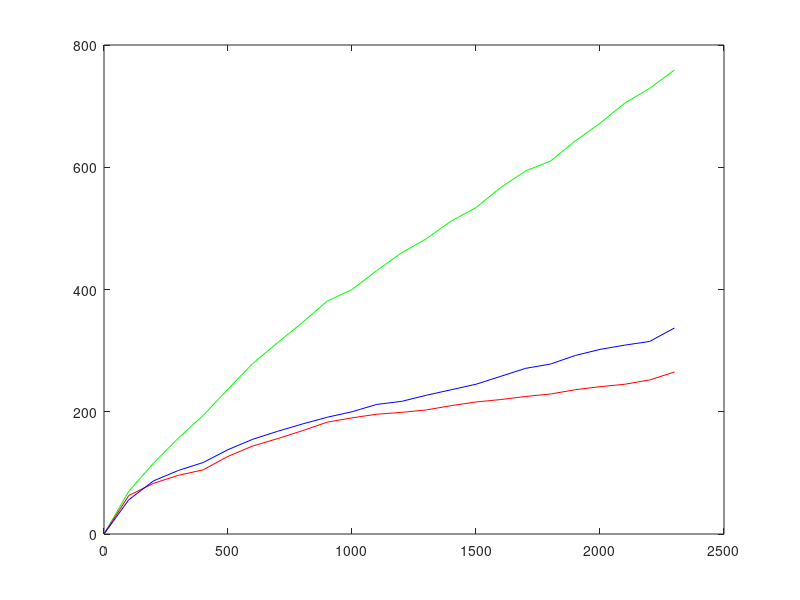

Write the MATLAB code that produced this figure. (Note: this script raises an error after producing the figure.)
% The Original Data
%pendigits
clear;clc;
T_KBPA0p = [0.0032	0.0028	0.0025	0.0022	0.0022	0.0021	0.0020	0.0022	0.0022	0.0021	0.0022	0.0022	0.0022	0.0025	0.0026	0.0024	0.0023	0.0023	0.0022	0.0024	0.0023	0.0025	0.0022	0.0022	0.0016	0.0025	0.0026	0.0026	0.0024	0.0025	0.0027	0.0026	0.0023	0.0019	0.0024	0.0024	0.0027	0.0027	0.0027	0.0028	0.0029	0.0027	0.0024	0.0028	0.0030	0.0027	0.0025	0.0028	0.0031	0.0028	0.0027	0.0029	0.0032	0.0034	0.0029	0.0032	0.0031	0.0032	0.0022	0.0027	0.0032	0.0034	0.0036	0.0037	0.0033	0.0027	0.0024	0.0031	0.0031	0.0023	0.0031	0.0030	0.0031	0.0032];
R_KBPA0p = [26.96	50.21	71.52	95.09	125.05	147.20	174.92	204.35	228.01	245.01	268.93	292.93	324.67	341.73	365.62	388.67	416.35	439.47	457.39	486.87	506.62	528.07	544.12	566.49	586.35	606.39	630.97	646.35	661.15	683.27	700.21	721.80	737.70	756.56	778.58	795.47	814.23	830.71	848.49	865.97	885.51	902.64	921.74	939.55	958.31	974.60	989.67	1005.18	1017.29	1036.73	1055.20	1075.42	1090.15	1118.73	1133.20	1155.81	1172.97	1183.03	1202.91	1219.59	1236.46	1253.52	1268.31	1286.00	1297.33	1312.27	1320.53	1337.23	1362.85	1374.37	1389.92	1400.81	1415.54	1431.31];
%M_KBPA0p = [0.90	0.66	0.64	0.66	0.63	0.64	0.63	0.61	0.60	0.52	0.46	0.45	0.46	0.45	0.43	0.42	0.43	0.30	0.26	0.28	0.24	0.26	0.19	0.21	0.25	0.28	0.27	0.19	0.22	0.20	0.17	0.21	0.16	0.19	0.19	0.22	0.23	0.22	0.19	0.21	0.20	0.21	0.22	0.19	0.24	0.22	0.23	0.24	0.25	0.24	0.21	0.22	0.21	0.23	0.19	0.23	0.24	0.17	0.20	0.14	0.18	0.21	0.15	0.23	0.16	0.19	0.13	0.17	0.16	0.14	0.16	0.14	0.15	0.14];
M_KBPA0p = [0.900000000000000,0.793333333333333,0.767142857142857,0.746250000000000,0.721111111111111,0.695000000000000,0.650000000000000,0.630000000000000,0.611000000000000,0.588000000000000,0.567000000000000,0.546000000000000,0.513000000000000,0.478000000000000,0.446000000000000,0.418000000000000,0.398000000000000,0.372000000000000,0.347000000000000,0.327000000000000,0.312000000000000,0.297000000000000,0.273000000000000,0.265000000000000,0.259000000000000,0.248000000000000,0.245000000000000,0.235000000000000,0.235000000000000,0.233000000000000,0.230000000000000,0.225000000000000,0.220000000000000,0.220000000000000,0.219000000000000,0.219000000000000,0.223000000000000,0.224000000000000,0.227000000000000,0.232000000000000,0.235000000000000,0.236000000000000,0.237000000000000,0.240000000000000,0.245000000000000,0.245000000000000,0.247000000000000,0.247000000000000,0.248000000000000,0.248000000000000,0.247000000000000,0.249000000000000,0.243000000000000,0.239000000000000,0.228000000000000,0.222000000000000,0.222000000000000,0.215000000000000,0.217000000000000,0.210000000000000,0.210000000000000,0.200000000000000,0.193000000000000,0.192000000000000,0.186000000000000,0.188000000000000,0.184000000000000,0.178000000000000,0.177000000000000,0.171111111111111,0.172500000000000,0.170000000000000,0.176666666666667,0.178000000000000];
CM_KBPA0p = [0, 83,136,183,223,255,287,333,357,382,406,431,451,476,494,517,535,559,576,595,614,633,650,663,679,693,712,735,750,766,780,795,811,832,846,855,863,872,879,891,905,921,932,943,952,967,978,992,1005,1015,1023,1033,1045,1054,1065,1081,1091,1103,1117,1123,1130,1142,1150,1155,1163,1172,1179,1187,1195,1207,1212,1220,1229,1235,1239];


T_KBPALp = [0.0035	0.0056	0.0079	0.0095	0.0099	0.0109	0.0119	0.0127	0.0139	0.0153	0.0159	0.0164	0.0160	0.0166	0.0175	0.0189	0.0216	0.0231	0.0233	0.0227	0.0243	0.0250	0.0270	0.0280	0.0287	0.0280	0.0287	0.0301	0.0319	0.0323	0.0327	0.0342	0.0351	0.0353	0.0370	0.0386	0.0377	0.0395	0.0401	0.0424	0.0445	0.0443	0.0432	0.0432	0.0446	0.0492	0.0492	0.0495	0.0503	0.0491	0.0499	0.0501	0.0507	0.0517	0.0561	0.0537	0.0609	0.0561	0.0604	0.0628	0.0617	0.0636	0.0680	0.0637	0.0651	0.0672	0.0673	0.0649	0.0656	0.0663	0.0696	0.0715	0.0702	0.0718];
R_KBPALp = [85.95	147.86	212.47	271.98	331.47	381.07	432.75	471.31	510.89	542.30	582.28	629.25	666.70	700.84	741.59	786.87	813.13	840.64	878.09	912.81	948.51	992.64	1020.71	1057.35	1085.31	1115.15	1146.31	1179.40	1213.30	1250.32	1282.92	1308.07	1344.97	1376.12	1404.69	1433.48	1464.47	1490.46	1523.16	1556.77	1583.96	1618.28	1643.74	1673.08	1705.56	1737.30	1770.86	1798.97	1826.34	1854.32	1881.76	1911.54	1942.17	1969.78	1999.74	2025.69	2054.36	2081.61	2110.38	2135.62	2170.29	2196.58	2219.44	2245.07	2268.28	2298.74	2323.26	2355.74	2385.59	2416.96	2438.27	2469.12	2492.26	2518.41];
%M_KBPALp = [0.79	0.49	0.47	0.42	0.46	0.37	0.38	0.24	0.22	0.19	0.19	0.15	0.12	0.09	0.12	0.14	0.12	0.13	0.15	0.13	0.14	0.15	0.14	0.11	0.08	0.10	0.12	0.08	0.07	0.08	0.09	0.08	0.07	0.07	0.04	0.03	0.05	0.06	0.04	0.03	0.06	0.06	0.05	0.04	0.06	0.06	0.06	0.05	0.07	0.04	0.04	0.09	0.03	0.04	0.06	0.07	0.04	0.03	0.02	0.01	0.03	0.04	0.03	0.02	0.04	0.03	0.04	0.03	0.05	0.02	0.01	0.01	0.00	0.00];
M_KBPALp=[0.790000000000000,0.563333333333333,0.517142857142857,0.480000000000000,0.447777777777778,0.422000000000000,0.358000000000000,0.321000000000000,0.283000000000000,0.253000000000000,0.221000000000000,0.196000000000000,0.171000000000000,0.162000000000000,0.153000000000000,0.148000000000000,0.144000000000000,0.143000000000000,0.142000000000000,0.141000000000000,0.139000000000000,0.137000000000000,0.133000000000000,0.127000000000000,0.120000000000000,0.116000000000000,0.110000000000000,0.102000000000000,0.0950000000000000,0.0880000000000000,0.0830000000000000,0.0780000000000000,0.0720000000000000,0.0680000000000000,0.0640000000000000,0.0620000000000000,0.0590000000000000,0.0560000000000000,0.0530000000000000,0.0520000000000000,0.0540000000000000,0.0570000000000000,0.0570000000000000,0.0580000000000000,0.0580000000000000,0.0590000000000000,0.0620000000000000,0.0590000000000000,0.0580000000000000,0.0600000000000000,0.0610000000000000,0.0590000000000000,0.0560000000000000,0.0530000000000000,0.0470000000000000,0.0460000000000000,0.0460000000000000,0.0400000000000000,0.0390000000000000,0.0390000000000000,0.0360000000000000,0.0330000000000000,0.0320000000000000,0.0340000000000000,0.0340000000000000,0.0340000000000000,0.0320000000000000,0.0280000000000000,0.0250000000000000,0.0255555555555556,0.0237500000000000,0.0228571428571429,0.0200000000000000,0.0180000000000000];
CM_KBPALp = [0, 80,136,178,212,244,274,309,342,366,386,407,430,451,465,482,502,515,526,543,561,575,592,601,610,616,624,635,642,649,658,666,674,681,688,692,698,707,712,717,721,723,731,736,740,746,751,753,761,773,778,781,791,797,801,807,812,817,822,826,830,833,837,839,844,849,854,859,860,868,870,873,877,880,883];

T_KSGDp = [0.0032	0.0045	0.0057	0.0064	0.0072	0.0077	0.0086	0.0093	0.0099	0.0107	0.0101	0.0105	0.0095	0.0100	0.0106	0.0129	0.0115	0.0119	0.0120	0.0136	0.0123	0.0144	0.0135	0.0133	0.0148	0.0141	0.0145	0.0153	0.0156	0.0163	0.0153	0.0163	0.0161	0.0176	0.0177	0.0181	0.0184	0.0190	0.0187	0.0194	0.0193	0.0200	0.0219	0.0220	0.0225	0.0223	0.0230	0.0238	0.0244	0.0238	0.0255	0.0276	0.0248	0.0254	0.0281	0.0280	0.0267	0.0270	0.0266	0.0268	0.0273	0.0275	0.0280	0.0283	0.0285	0.0289	0.0293	0.0295	0.0301	0.0304	0.0307	0.0307	0.0311	0.0317];
R_KSGDp = [78.99	127.74	176.33	217.25	263.14	307.99	351.82	389.61	428.22	464.96	499.70	530.54	572.40	595.22	628.01	660.73	699.38	738.11	771.96	815.77	841.68	880.33	921.87	954.38	984.82	1015.59	1051.25	1085.02	1119.75	1149.42	1171.36	1202.98	1236.43	1258.89	1286.50	1318.10	1356.73	1392.61	1421.47	1455.12	1490.81	1525.63	1560.28	1598.85	1634.58	1662.29	1687.18	1720.84	1746.72	1785.30	1828.52	1859.35	1889.13	1916.87	1962.34	1992.29	2029.91	2061.62	2097.38	2137.83	2178.49	2207.39	2237.99	2269.90	2305.64	2327.53	2364.21	2394.86	2425.60	2443.46	2474.11	2500.94	2533.85	2569.73];
%M_KSGDp = [0.77	0.36	0.34	0.23	0.25	0.24	0.24	0.14	0.15	0.11	0.12	0.11	0.10	0.12	0.13	0.13	0.14	0.13	0.12	0.14	0.12	0.14	0.12	0.14	0.14	0.12	0.11	0.12	0.11	0.12	0.08	0.09	0.07	0.08	0.10	0.09	0.13	0.11	0.09	0.07	0.10	0.11	0.12	0.11	0.11	0.10	0.10	0.10	0.09	0.08	0.11	0.09	0.10	0.08	0.13	0.13	0.13	0.13	0.10	0.13	0.11	0.09	0.07	0.12	0.12	0.07	0.09	0.08	0.07	0.07	0.08	0.11	0.09	0.11];
M_KSGDp =  [0.770000000000000,0.405000000000000,0.367142857142857,0.340000000000000,0.314444444444444,0.295000000000000,0.229000000000000,0.203000000000000,0.181000000000000,0.171000000000000,0.159000000000000,0.149000000000000,0.138000000000000,0.136000000000000,0.135000000000000,0.136000000000000,0.138000000000000,0.139000000000000,0.143000000000000,0.145000000000000,0.144000000000000,0.142000000000000,0.140000000000000,0.138000000000000,0.138000000000000,0.132000000000000,0.129000000000000,0.122000000000000,0.118000000000000,0.114000000000000,0.109000000000000,0.110000000000000,0.110000000000000,0.107000000000000,0.103000000000000,0.101000000000000,0.104000000000000,0.107000000000000,0.111000000000000,0.114000000000000,0.114000000000000,0.115000000000000,0.112000000000000,0.110000000000000,0.109000000000000,0.113000000000000,0.112000000000000,0.111000000000000,0.107000000000000,0.109000000000000,0.111000000000000,0.114000000000000,0.117000000000000,0.117000000000000,0.121000000000000,0.124000000000000,0.122000000000000,0.120000000000000,0.122000000000000,0.126000000000000,0.120000000000000,0.116000000000000,0.111000000000000,0.105000000000000,0.102000000000000,0.0970000000000000,0.0970000000000000,0.0970000000000000,0.101000000000000,0.0988888888888889,0.0962500000000000,0.100000000000000,0.101666666666667,0.106000000000000];
CM_KSGDp = [0, 56,85,116,140,166,180,204,219,238,252,265,281,297,303,315,328,344,356,367,386,394,408,414,424,433,445,458,466,475,487,495,504,515,530,537,545,561,582,594,597,607,617,629,638,653,674,685,699,713,726,738,747,760,774,789,806,819,841,857,866,878,893,908,921,933,944,957,966,980,991,999,1004,1016,1028];

%Segment
T_KBPA0s = [0.0017	0.0023	0.0021	0.0025	0.0021	0.0018	0.0022	0.0023	0.0019	0.0017	0.0017	0.0018	0.0018	0.0018	0.0017	0.0018	0.0017	0.0018	0.0019	0.0019	0.0019	0.0019	0.0021];
R_KBPA0s = [31.52	60.87	84.42	109.96	140.66	167.37	185.30	205.30	227.10	246.83	274.89	287.31	307.85	329.51	346.10	370.27	388.79	401.85	425.15	443.21	464.86	483.73	505.32];
%M_KBPA0s = [0.76	0.66	0.68	0.65	0.54	0.46	0.36	0.32	0.36	0.30	0.28	0.29	0.31	0.26	0.17	0.24	0.20	0.18	0.23	0.22	0.23	0.21	0.23];
M_KBPA0s=[0.760000000000000,0.685000000000000,0.632857142857143,0.598750000000000,0.565555555555556,0.537000000000000,0.490000000000000,0.455000000000000,0.413000000000000,0.365000000000000,0.335000000000000,0.309000000000000,0.291000000000000,0.282000000000000,0.268000000000000,0.261000000000000,0.254000000000000,0.248000000000000,0.241111111111111,0.238750000000000,0.248571428571429,0.250000000000000,0.260000000000000];
CM_KBPA0s = [0, 70,116,157,194,237,279,313,346,381,400,431,460,483,512,534,567,594,610,643,672,705,729,759];

T_KBPALs = [0.0026	0.0047	0.0056	0.0064	0.0078	0.0082	0.0092	0.0095	0.0101	0.0105	0.0109	0.0111	0.0104	0.0107	0.0106	0.0110	0.0113	0.0113	0.0116	0.0121	0.0124	0.0125	0.0131];
R_KBPALs = [49.39	73.24	94.41	106.15	126.15	140.03	151.22	162.91	175.29	185.77	194.63	202.73	210.29	222.39	228.65	234.54	241.56	250.35	262.54	268.59	273.61	280.22	290.12];
%M_KBPALs = [0.60	0.17	0.16	0.13	0.18	0.16	0.12	0.13	0.12	0.07	0.09	0.04	0.05	0.07	0.05	0.03	0.04	0.06	0.06	0.05	0.06	0.03	0.02];
M_KBPALs = [0.600000000000000,0.253333333333333,0.235714285714286,0.221250000000000,0.204444444444444,0.193000000000000,0.137000000000000,0.125000000000000,0.116000000000000,0.108000000000000,0.0930000000000000,0.0810000000000000,0.0750000000000000,0.0680000000000000,0.0610000000000000,0.0600000000000000,0.0540000000000000,0.0520000000000000,0.0522222222222222,0.0500000000000000,0.0500000000000000,0.0533333333333333,0.0560000000000000];
CM_KBPALs = [0, 63,83,96,105,127,144,156,169,183,190,196,199,203,210,216,220,225,229,236,241,245,252,265];

T_KSGDs = [0.0031	0.0046	0.0050	0.0065	0.0071	0.0072	0.0074	0.0083	0.0090	0.0082	0.0092	0.0087	0.0082	0.0083	0.0089	0.0092	0.0094	0.0093	0.0093	0.0094	0.0100	0.0100	0.0102];
R_KSGDs = [45.74	63.74	79.96	93.09	112.25	126.53	136.67	150.29	158.63	166.91	178.84	185.19	190.89	204.01	209.34	222.16	228.27	235.71	245.27	256.78	268.08	273.75	288.58];
%M_KSGDs = [0.67	    0.32	0.16	0.17	0.20	0.16	0.11	0.11	0.12	0.07	0.09	0.05	0.07	0.08	0.06	0.12	0.09	0.07	0.13	0.11	0.14	0.08	0.11];
M_KSGDs = [0.670000000000000,0.298333333333333,0.271428571428571,0.252500000000000,0.232222222222222,0.218000000000000,0.156000000000000,0.131000000000000,0.123000000000000,0.112000000000000,0.104000000000000,0.0970000000000000,0.0930000000000000,0.0950000000000000,0.0940000000000000,0.101000000000000,0.100000000000000,0.106000000000000,0.110000000000000,0.113750000000000,0.121428571428571,0.121666666666667,0.128000000000000];
CM_KSGDs = [0, 56,87,104,117,138,155,168,180,191,200,212,217,227,236,245,258,271,278,292,302,309,315,337];

n_pen = size(T_KBPA0p,2);
n_seg = size(T_KBPA0s,2);


n = n_seg;
xaxis = [];
for i = 0:n
    xaxis = [xaxis, i*100];
end
%change T to [T, M, R] and p to [p, s]
y1 = CM_KBPA0s;
y2 = CM_KBPALs;
y3 = CM_KSGDs ;
xmax = 2400;
ymax = 800;
values_KBPA0 = [xaxis;y1];
%values_KBPA0 = spcrv([[xaxis(1) xaxis xaxis(end)];[y1(1) y1 y1(end)]],3);
values_KBPAL = [xaxis;y2];
%values_KBPAL = spcrv([[xaxis(1) xaxis xaxis(end)];[y2(1) y2 y2(end)]],3);
values_KSGD  = [xaxis;y3];
%values_KSGD  = spcrv([[xaxis(1) xaxis xaxis(end)];[y3(1) y3 y3(end)]],3);
a = plot(values_KBPA0(1,:),values_KBPA0(2,:), 'g', values_KBPAL(1,:),values_KBPAL(2,:), 'r', values_KSGD (1,:),values_KSGD(2,:), 'b');
%a = plot(values_KBPAL(1,:),values_KBPAL(2,:), 'r', values_KSGD (1,:),values_KSGD(2,:), 'b');
a.set('Markersize',30);
axis([0 xmax 0 ymax])
xtitle = xlabel('Intance number');
ytitle = ylabel('Errors');
option = title('Data Segment');
l = legend(['KBPA(linear)'],['KBPA(Laplace)'],['KSGD']);
xtitle.set('FontSize',18);
ytitle.set('FontSize',18);
option.set('FontSize',18);
l.set('FontSize',18);
%grid on